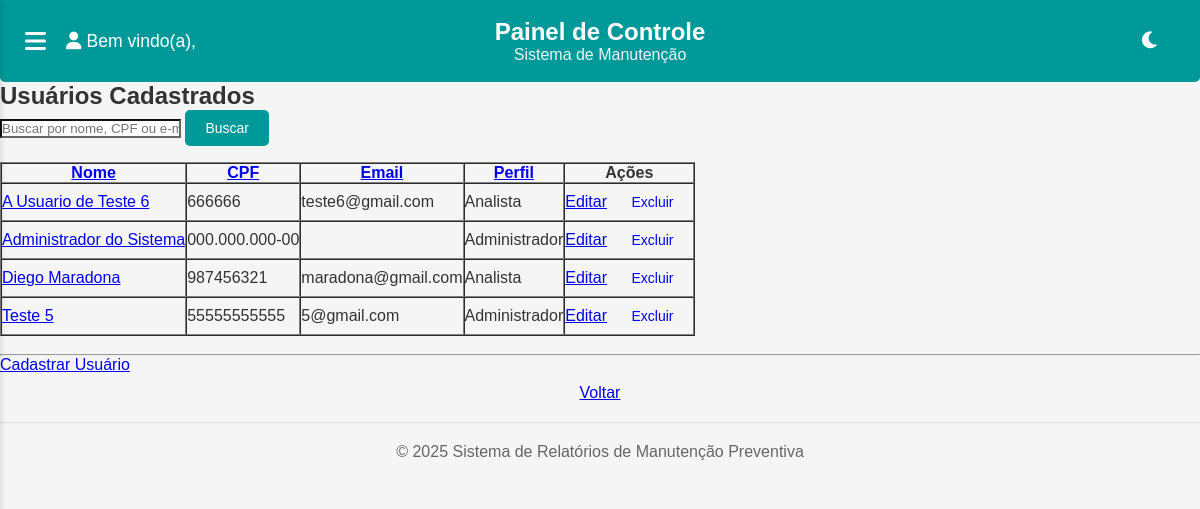
Screenshot of /usuarios/ with the database file from the repository.
### usuarios/models.py (models this page shows, shortened)
class Usuario(models.Model):
    user = models.OneToOneField(User, on_delete=models.CASCADE, related_name='usuario', null=True, blank=True)
    PERFIS = (
        ('admin', 'Administrador'),
        ('analista', 'Analista'),
    )
    nome_completo = models.CharField(max_length=255)
    cpf = models.CharField(max_length=14, unique=True)
    email = models.EmailField(unique=True)
    telefone = models.CharField(max_length=20, blank=True)
    foto = models.ImageField(upload_to='usuarios/fotos/', null=True, blank=True)
    assinatura = models.ImageField(upload_to='usuarios/assinaturas/', null=True, blank=True)
    perfil = models.CharField(max_length=10, choices=PERFIS, default='analista')
    data_cadastro = models.DateTimeField(default=timezone.now, editable=False)

### usuarios/views.py (the view)
# urls.py: path('', views.listar_usuarios, name='listar_usuarios'),
def listar_usuarios(request):
    busca = request.GET.get('busca', '')
    ordenar_por = request.GET.get('ordenar_por', 'nome_completo')
    usuarios = Usuario.objects.all()
    if busca:
        usuarios = usuarios.filter(
            Q(nome_completo__icontains=busca) |
            Q(cpf__icontains=busca) |
            Q(email__icontains=busca)
        )
    if ordenar_por in ['nome_completo', 'cpf', 'email', 'perfil']:
        usuarios = usuarios.order_by(ordenar_por)
    return render(request, 'usuarios/listar_usuarios.html', {
        'usuarios': usuarios,
        'busca': busca,
        'ordenar_por': ordenar_por,
    })

### usuarios/templates/usuarios/listar_usuarios.html (shortened to what this page needs)
{% extends 'base.html' %}
{% block content %}
<h2>Usuários Cadastrados</h2>
<form method="get" style="margin-bottom: 16px;">
    <input type="text" name="busca" placeholder="Buscar por nome, CPF ou e-mail" value="{{ busca }}">
    <button type="submit">Buscar</button>
</form>
<table border="1" cellspacing="0" cellpadding="8">
    <thead>
        <tr>
            <th><a href="?busca={{ busca }}&ordenar_por=nome_completo">Nome</a></th>
            <th><a href="?busca={{ busca }}&ordenar_por=cpf">CPF</a></th>
            <th><a href="?busca={{ busca }}&ordenar_por=email">Email</a></th>
            <th><a href="?busca={{ busca }}&ordenar_por=perfil">Perfil</a></th>
            <th>Ações</th>
        </tr>
    </thead>
    <tbody>
        {% for usuario in usuarios %}
        <tr>
            <td><a href="{% url 'usuarios:detalhes_usuario' usuario.id %}">{{ usuario.nome_completo }}</a></td>
            <td>{{ usuario.cpf }}</td>
            <td>{{ usuario.email }}</td>
            <td>{{ usuario.get_perfil_display }}</td>
            <td>
                <a href="{% url 'usuarios:editar_usuario' usuario.id %}">Editar</a>
                <form method="POST" action="{% url 'usuarios:excluir_usuario' usuario.id %}" style="display:inline;" onsubmit="return confirm('Tem certeza que deseja excluir este usuário?');">
                    <button type="submit" style="background:none;border:none;color:blue;cursor:pointer;">Excluir</button>
                </form>
            </td>
        </tr>
        {% empty %}
        <tr>
            <td colspan="5">Nenhum usuário cadastrado.</td>
        </tr>
        {% endfor %}
    </tbody>
</table>
<br><hr>
<div>
    <a href="{% url 'usuarios:cadastrar_usuario' %}" class="btn btn-primary mb-3">Cadastrar Usuário</a>
    <a href="{% url 'core:dashboard' %}" style="display:block; text-align:center; margin-top:10px;">Voltar</a>
</div>
{% endblock %}

### static/css/global.css (style rules this page uses)
* { margin: 0; padding: 0; box-sizing: border-box; font-family: Arial, sans-serif; }
:root { --primary-color: #009999; --secondary-color: #008080; --background-color: #f5f5f5; --card-background: white; --subcard-background: #f0f0f0; --text-color: #333; --text-secondary: #666; }
body { background-color: var(--background-color); color: var(--text-color); min-height: 100vh; margin: 0; display: flex; flex-direction: column; }
input[type="text"], input[type="date"], input[type="email"], input[type="tel"], input[type="password"], textarea, select { background-color: var(--card-background); color: var(--text-color); border-color: var(--text-secondary); }
button { background-color: #009999; color: white; border: none; padding: 10px 20px; border-radius: 5px; cursor: pointer; font-size: 14px; transition: all 0.3s ease; }

### rows the page displays
Usuario: nome_completo "A Usuario de Teste 6", cpf "666666", email "teste6@gmail.com", perfil "Analista"
Usuario: nome_completo "Administrador do Sistema", cpf "000.000.000-00", perfil "Administrador"
Usuario: nome_completo "Diego Maradona", cpf "987456321", email "maradona@gmail.com", perfil "Analista"
Usuario: nome_completo "Teste 5", cpf "55555555555", email "5@gmail.com", perfil "Administrador"
